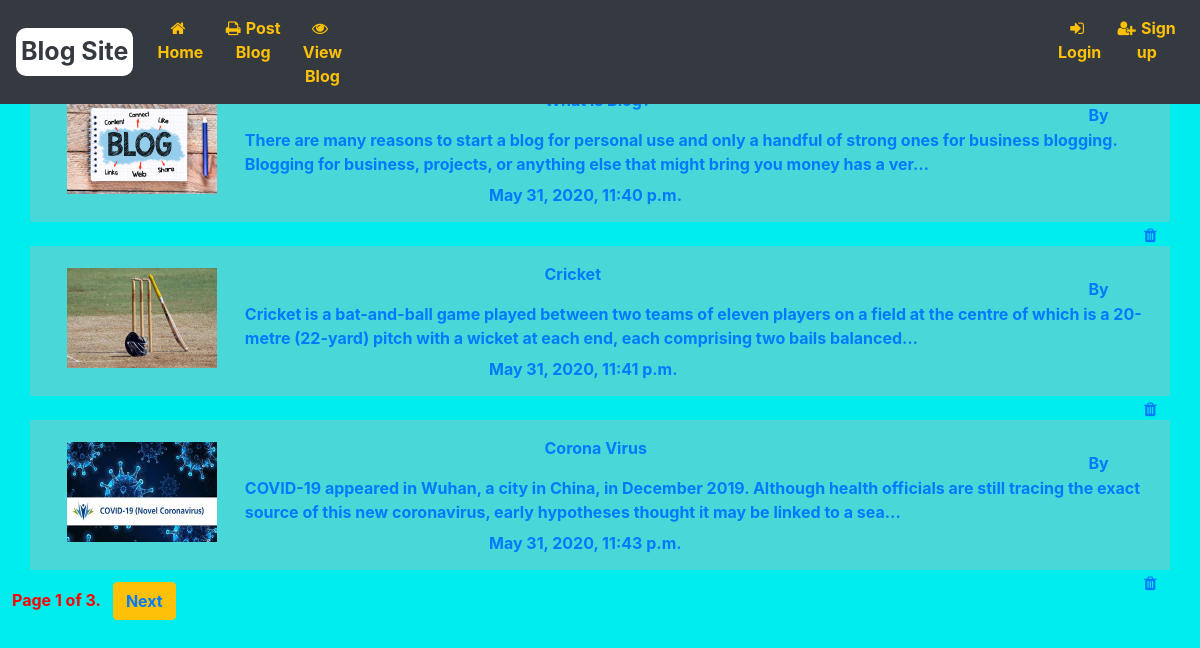
The app's page /ViewBlog/ with its own data.
### Blog_Application/models.py (models this page shows)
class Post_blog_form(models.Model):
    Title = models.CharField(max_length=200)
    Description = models.TextField()
    Pic = models.FileField(upload_to='images/')
    Author = models.CharField(max_length=50)
    Date_time = models.DateTimeField(default=datetime.now)

### Blog_Application/views.py (the view)
# urls.py: path('ViewBlog/',views.ViewBlog.as_view(),name='ViewBlog'),
class ViewBlog(ListView):
    model = Post_blog_form
    fields = '__all__'
    paginate_by = 3
    def get_context_data(self, **kwargs):
        context = super(ViewBlog, self).get_context_data(**kwargs)
        list_blog = Post_blog_form.objects.all()
        paginator = Paginator(list_blog, self.paginate_by)
        page = self.request.GET.get('page')
        try:
            file_blog = paginator.page(page)
        except PageNotAnInteger:
            file_blog = paginator.page(1)
        except EmptyPage:
            file_blog = paginator.page(paginator.num_pages)
        context['list_blog'] = file_blog
        return context

### templates/Blog_Application/post_blog_form_list.html (shortened to what this page needs)
{% extends 'Blog_Application/base.html' %}
{% load static %}
{% block parentblock %}
<body>
<h1>Welcome To View Blogs</h1>
{% if post_blog_form_list %}
  {% for blog in post_blog_form_list %}
    <div class="container">
        <p><a href="/Detail/{{blog.id}}"><img src="{{blog.Pic.url}}" height="100px" width="150px" alt="Blog Image"></p>
        <p id="ab"><a href="/Detail/{{blog.id}}">{{blog.Title}}</a></p>
        <p id="b"><a href="/Detail/{{blog.id}}">{{blog.Description | truncatechars:200}}</p>
        <p id="c">By {{blog.Author}}</p>
        <p id="d">{{blog.Date_time}}</p>
        <form method="post">
          <a href="/Delete/{{blog.id}}"><i class="fa fa-trash abcd" aria-hidden="true"></i></a>
        </form>
        </div>
      {%endfor%}
    {%else%}
    <h2>No Data Found</h2>
    {%endif%}
    {% if is_paginated %}
<ul class="pagination">
    <li class="Page">
        <span>Page {{ page_obj.number }} of {{ page_obj.paginator.num_pages }}.</span>
    </li>
{% if page_obj.has_next %}
    <li class="btn btn-warning text-dark">
        <span><a href="?page={{ page_obj.next_page_number }}">Next</a></span>
    </li>
{% endif %}
</ul>
{% else %}
    <p>Data not yet available</p>
{% endif %}
  </body>
{%endblock%}

### templates/Blog_Application/base.html (shortened to what this page needs)
{% load static %}
<!DOCTYPE html>
<html lang="en" dir="ltr">
  <head>
  <link rel="stylesheet" href="https://maxcdn.bootstrapcdn.com/bootstrap/4.4.1/css/bootstrap.min.css">
  <link href="https://stackpath.bootstrapcdn.com/font-awesome/4.7.0/css/font-awesome.min.css" rel="stylesheet">
</head>
    <nav class="navbar fixed-top navbar-expand-md bg-dark navbar-dark">
  <a class="navbar-brand text-dark a" href="#">Blog Site</a>
  <div class="collapse navbar-collapse text-center" id="collapsibleNavbar">
    <ul class="navbar-nav ml-auto">
      {% if request.user.is_authenticated is True %}
      <li class="nav-item">
        <a class="nav-link text-warning " href="/BlogWelcome"><i class="fa fa-home" aria-hidden="true"></i>Home</a>
      </li>
      <li class="nav-item">
        <a class="nav-link text-warning" href="/PostBlog"><i class="fa fa-print" aria-hidden="true"></i>Post Blog</a>
      </li>
      <li class="nav-item">
        <a class="nav-link text-warning bwel" href="/ViewBlog"><i class="fa fa-eye" aria-hidden="true"></i>View Blog</a>
      </li>
      <li class="nav-item">
        <a class="nav-link text-warning use" href="/BlogWelcome">Welcome <span>{{user}}</span></a>
      </li>
      <li class="nav-item">
        <a class="nav-link text-warning " href="/accounts/logout"><i class="fa fa-sign-out" aria-hidden="true"></i>Logout</a>
      </li>
      {%else%}
      <li class="nav-item">
        <a class="nav-link text-warning" href="/Welcome"><i class="fa fa-home" aria-hidden="true"></i>Home</a>
      </li>
      <li class="nav-item">
        <a class="nav-link text-warning" href="/PostBlog"><i class="fa fa-print" aria-hidden="true"></i>Post Blog</a>
      </li>
      <li class="nav-item">
        <a class="nav-link text-warning welcome" href="/ViewBlog"><i class="fa fa-eye" aria-hidden="true"></i>View Blog</a>
      </li>
      <li class="nav-item">
        <a class="nav-link text-warning" href="/accounts/login"><i class="fa fa-sign-in" aria-hidden="true"></i>Login</a>
      </li>
      <li class="nav-item">
        <a class="nav-link text-warning" href="/BlogSignup"><i class="fa fa-user-plus" aria-hidden="true"></i>Sign up</a>
      </li>
      {%endif%}
    </ul>
  </div>
</nav>
{% block parentblock %}
{% endblock %}
</html>

### templates/Blog_Application/base.html (style rules this page uses)
.a { padding:5px; display: block; font-weight: bold; font-size: 25px; border-radius: 10px; background: white; }
a { font-weight: bold; }
i { margin-right:5px; }
.nav-link { transition: 1s; }
.welcome { margin-right: 700px; }

### templates/Blog_Application/post_blog_form_list.html (style rules this page uses)
.container { margin-top:2%; background:rgba(185, 181, 181,.4); height:150px; }
img { margin-left:2%; margin-top:2%; }
#ab { margin-top:-11%; margin-left:45%; }
#b { margin-left: 18%; margin-top:1%; }
#c { margin-left: 94%; margin-top:-8%; }
#d { margin-top:5%; margin-left: 40%; }
.fa-trash { margin-left:99%; }
.btn-warning { margin-top:1%; margin-left:1%; }
.Page { margin-top:1.5%; margin-left:1%; font-weight:bold; color:red; }
body { background-color: #00eded; background-image: url("https://www.transparenttextures.com/patterns/asfalt-dark.png"); }

### records on screen
Post_blog_form: Pic (picture), Description "There are many reasons to start a blog for personal use and only a handful of strong ones for business blogging. Blogging for business, projects, or anything else that might bring you money has a ver…", Date_time "May 31, 2020, 11:40 p.m."
Post_blog_form: Pic (picture), Title "Cricket", Description "Cricket is a bat-and-ball game played between two teams of eleven players on a field at the centre of which is a 20-metre (22-yard) pitch with a wicket at each end, each comprising two bails balanced…", Date_time "May 31, 2020, 11:41 p.m."
Post_blog_form: Pic (picture), Title "Corona Virus", Description "COVID-19 appeared in Wuhan, a city in China, in December 2019. Although health officials are still tracing the exact source of this new coronavirus, early hypotheses thought it may be linked to a sea…", Date_time "May 31, 2020, 11:43 p.m."

### other values on screen
{{ page_obj.number }} "1"
{{ page_obj.paginator.num_pages }} "3"
